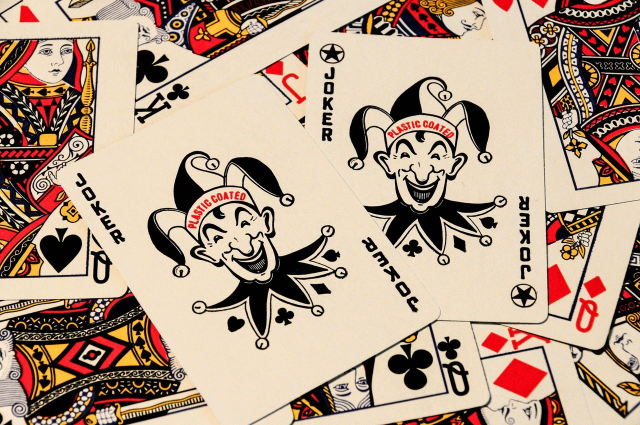
#> input picture Joker.jpg, 1280 x 850 px, given in place of the camera (shown at 1/2 size)
$ python Chapter4.py
#> lines starting #> are read from the running program, lines starting #| are printed output that depends on the picture; after the words box and inside, x2 and y2 are one past the last pixel; in counts of white or black regions, pixels touching at a corner belong together
import cv2
import numpy as np

frameWidth = 640
frameHeight = 480
cap = cv2.VideoCapture(0)
cap.set(3,frameWidth)
cap.set(4, frameHeight)
cap.set(10,150)


# img = cv2.imread("cello3.png")
def empty(a):
    pass

cv2.namedWindow("TrackBars")
cv2.resizeWindow("TrackBars", 640,240)

cv2.createTrackbar("Hue Min","TrackBars",0,179,empty)
cv2.createTrackbar("Hue Max","TrackBars",179,179,empty)
cv2.createTrackbar("Sat Min","TrackBars",0,255,empty)
cv2.createTrackbar("Sat Max","TrackBars",255,255,empty)
cv2.createTrackbar("Val Min","TrackBars",139,255,empty)
cv2.createTrackbar("Val Max","TrackBars",255,255,empty)


while True:
    success, img = cap.read()
#> img is the input picture: shape (850, 1280, 3); mean B, G, R 135.1, 154.8, 179.3
    imgHSV = cv2.cvtColor(img, cv2.COLOR_BGR2HSV)
#> imgHSV: shape (850, 1280, 3); mean H, S, V 31.5, 92.3, 179.7
    h_min = cv2.getTrackbarPos("Hue Min", "TrackBars")
    h_max = cv2.getTrackbarPos("Hue Max", "TrackBars")
    s_min = cv2.getTrackbarPos("Sat Min", "TrackBars")
    s_max = cv2.getTrackbarPos("Sat Max", "TrackBars")
    v_min = cv2.getTrackbarPos("Val Min", "TrackBars")
    v_max = cv2.getTrackbarPos("Val Max", "TrackBars")
    print(h_min,h_max,s_min,s_max,v_min,v_max)
    lower = np.array([h_min,s_min,v_min])
    upper = np.array([h_max,s_max,v_max])

    mask = cv2.inRange(imgHSV,lower,upper)
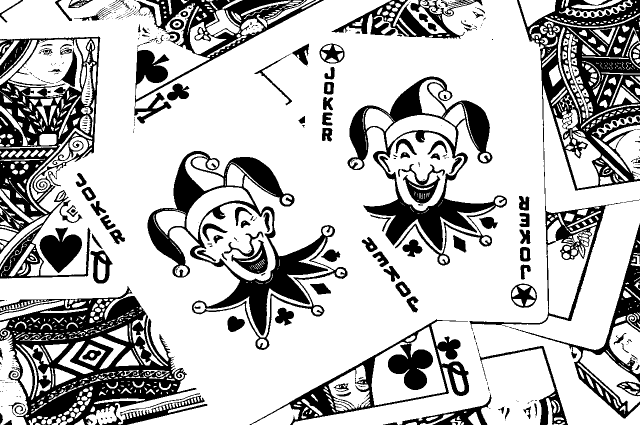
#> mask: shape (850, 1280) (shown at 1/2 size); 73.5% white; 430 black regions (276 under 20 px), largest, box (x1, y1, x2, y2) and area: (0, 572, 415, 850) 48077, (939, 0, 1280, 662) 43987, (0, 73, 201, 557) 34872
    imgResult = cv2.bitwise_and(img,img,mask = mask)
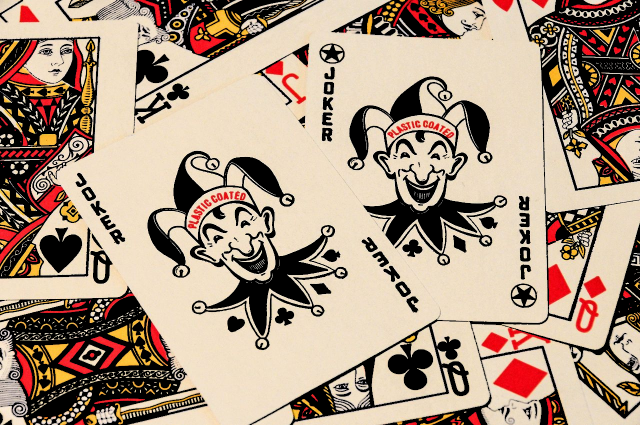
#> imgResult: shape (850, 1280, 3) (shown at 1/2 size); mean B, G, R 131, 150, 171.6


    cv2.imshow("img", img)
    cv2.imshow("HSV", imgHSV)
    cv2.imshow("mask",mask)
    cv2.imshow("Result",imgResult)
    cv2.waitKey(1)

$ run again, on PlayingCards.jpg
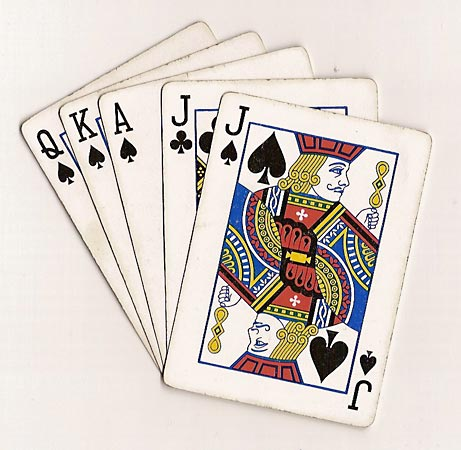
#> input picture PlayingCards.jpg, 461 x 450 px, given in place of the camera
#> img is the input picture: shape (450, 461, 3); mean B, G, R 203.8, 209.8, 218.8
#> imgHSV: shape (450, 461, 3); mean H, S, V 23.2, 34.2, 221.4
#> `mask = cv2.inRange(imgHSV,lower,upper)`:
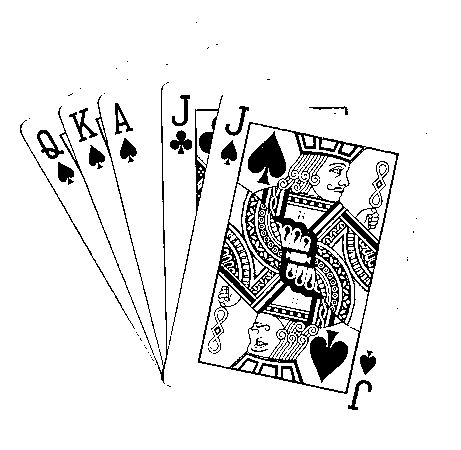
#> mask: shape (450, 461); 90.3% white; 119 black regions (81 under 20 px), largest, box (x1, y1, x2, y2) and area: (198, 122, 399, 394) 11728, (310, 330, 348, 383) 1150, (248, 131, 286, 185) 1137
#> `imgResult = cv2.bitwise_and(img,img,mask = mask)`:
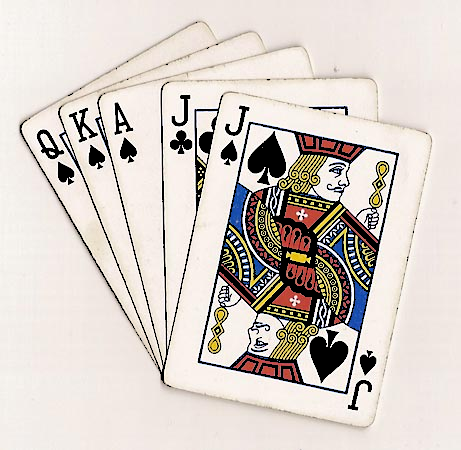
#> imgResult: shape (450, 461, 3); mean B, G, R 199.8, 205.9, 214.2
